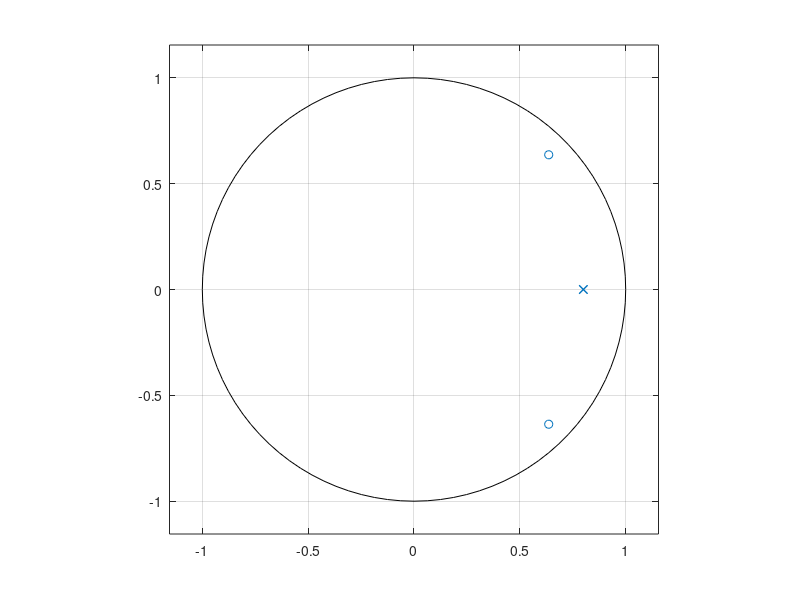

Write MATLAB code to recreate this figure.
% Plotting a pole zero plot for a discrete filter transfer function
% H(z) = Numerator(z)/Denominator(z)
% Numerator(z) = 1 - 1.2728z(-1) + 0.81z(-2) = b
% Denominator(z) = 1 + 0.81z(-2) = a
b = [1,-1.2728,0.81];
a = [1,-1.6,0.64];
% x = poles and o = zeroes
zplane(b,a);

% Plots the frequency response
% figure;
% freqz(b,a);
% Clearly a high pass filter